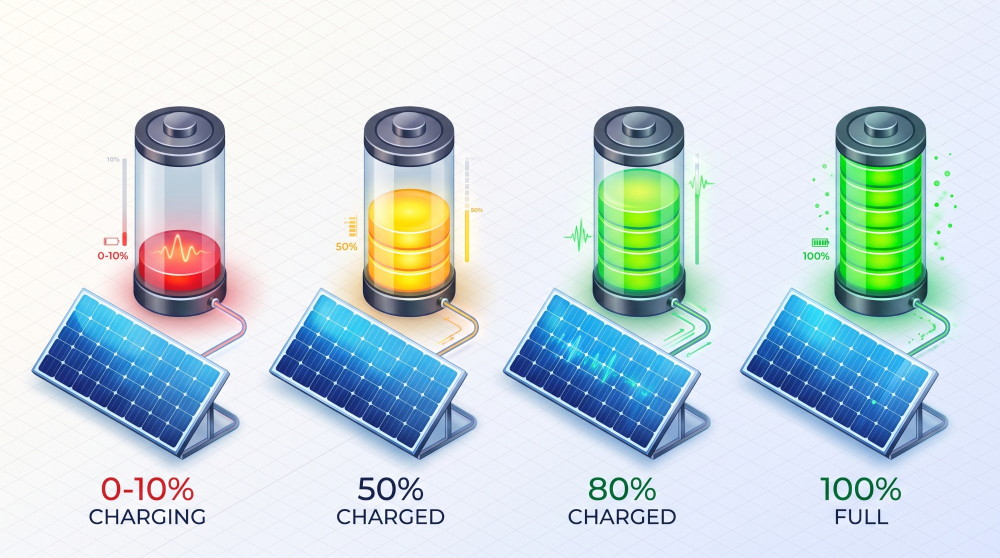
#> input picture design/assets/battery-states.jpg, 2000 x 1116 px, found by its file name (shown at 1/2 size)
$ python slice_battery.py design/assets/battery-states.jpg public/battery
#> lines starting #> are read from the running program, lines starting #| are printed output that depends on the picture; after the words box and inside, x2 and y2 are one past the last pixel; in counts of white or black regions, pixels touching at a corner belong together
# Slice design/assets/battery-states.jpg into four battery status images.
# Usage: .venv/bin/python tools/art/slice_battery.py design/assets/battery-states.jpg public/battery

import sys
from PIL import Image
import numpy as np
from scipy import ndimage
src, out = sys.argv[1], sys.argv[2]
im = Image.open(src).convert('RGB'); A = np.asarray(im).astype(float)
#> further down, im is the input picture: PIL image 2000x1116 RGB; mean R, G, B 200.2, 216, 221.4
cuts = [0, 515, 984, 1453, 1935]
names = ['battery-low', 'battery-50', 'battery-80', 'battery-full']
for k, name in enumerate(names):
    x0, x1 = cuts[k], cuts[k + 1]
    im.crop((x0, 200, x1, 1075)).save(f'{out}/{name}-tile.jpg', quality=92)
    a = A[200:950, x0:x1]
    mn = a.min(2); mx = a.max(2); sat = mx - mn
    light = mn > 150
    lab, n = ndimage.label(light)
    border = set(np.unique(np.concatenate([lab[0], lab[-1], lab[:, 0], lab[:, -1]]))) - {0}
    outer = np.isin(lab, list(border))
    # local background (gradient + vignette): blur of neutral outer pixels
    w = (outer & (sat < 20)).astype(float)
    num = ndimage.gaussian_filter(mn * w, 30); den = ndimage.gaussian_filter(w, 30)
    bg = np.where(den > 1e-3, num / np.maximum(den, 1e-3), 244)
    bg = np.maximum(bg, 200)
    al = np.clip((bg - mn) / (bg - 55), 0, 1)
    al = np.where(sat < 25, np.clip((al - 0.12) / 0.88, 0, 1), al)
    # glass interiors: large light regions not touching the border -> translucent, like the 50% one
    sizes = ndimage.sum(np.ones_like(mn), lab, index=np.arange(n + 1))
    interior = light & ~outer & (sizes[lab] > 2500) & (sat < 35)
    # glow just outside the object: saturated light pixels near the outer region
    near = ndimage.binary_dilation(outer, iterations=18)
    glow = near & (sat > 45) & (mx > 170) & ~outer
    unblend = outer | interior | glow
    # far from any object, neutral background is fully transparent
    obj = ~(outer & (sat < 25) & (al < 0.35))
    far = ndimage.distance_transform_edt(~obj) > 24
    al = np.where(far & (sat < 40), 0, al)
    alpha = np.where(unblend, al, 1.0)
    alpha = np.where(interior, np.maximum(alpha, 0.18), alpha)  # keep a hint of glass
    alpha = ndimage.gaussian_filter(alpha, 0.7)
    bgc = bg[..., None]
    col = (a - (1 - alpha[..., None]) * bgc) / np.maximum(alpha[..., None], 0.02)
    col = np.where(alpha[..., None] > 0.02, col, 0)
    rgba = np.dstack([np.clip(col, 0, 255), alpha * 255]).astype(np.uint8)
    img = Image.fromarray(rgba)
    bb = img.getchannel('A').point(lambda v: 255 if v > 20 else 0).getbbox()
    img = img.crop(bb); img.save(f'{out}/{name}.png', optimize=True)
    print(name, img.size)
#> this loop made 4 passes
#> (n, bb) on passes 1 to 4: (457, (62, 12, 506, 734)), (467, (22, 12, 451, 738)), (367, (18, 11, 469, 750)), (361, (0, 11, 482, 750))
#> pass 1, `mx = a.max(2)`:
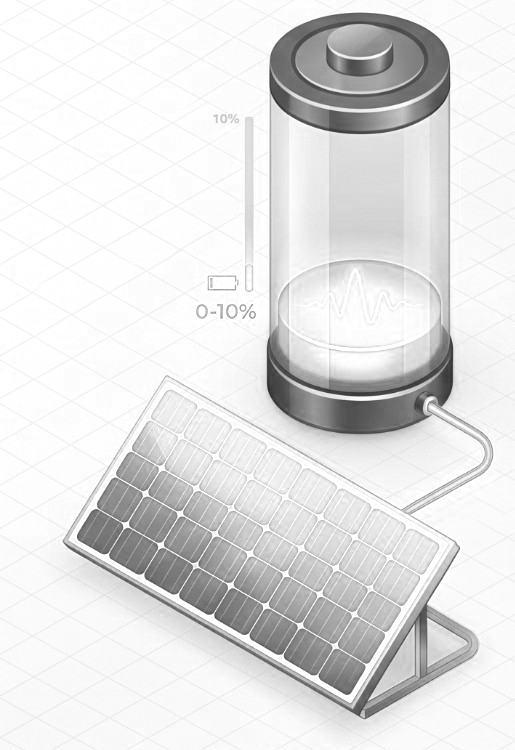
#> mx: shape (750, 515) float64; min 33, max 255, mean 226
#> after the loop:
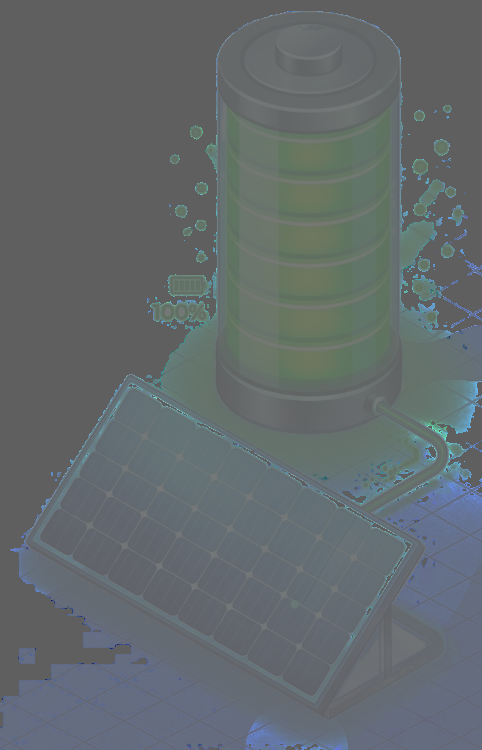
#> col: shape (750, 482, 3) float64; mean R, G, B 38.5, 114, 140.2; drawn with min black and max white
#> after the loop:
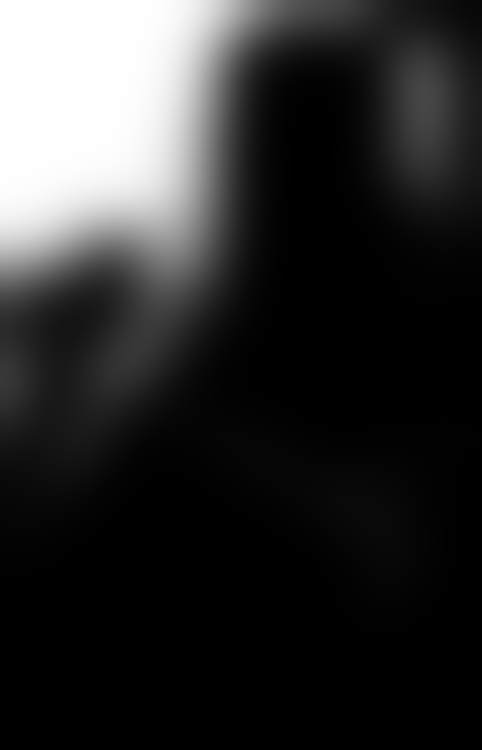
#> den: shape (750, 482) float64; min 0, max 1, mean 0.181
#> after the loop: interior: shape (750, 482) bool; every value is 0
#> after the loop:
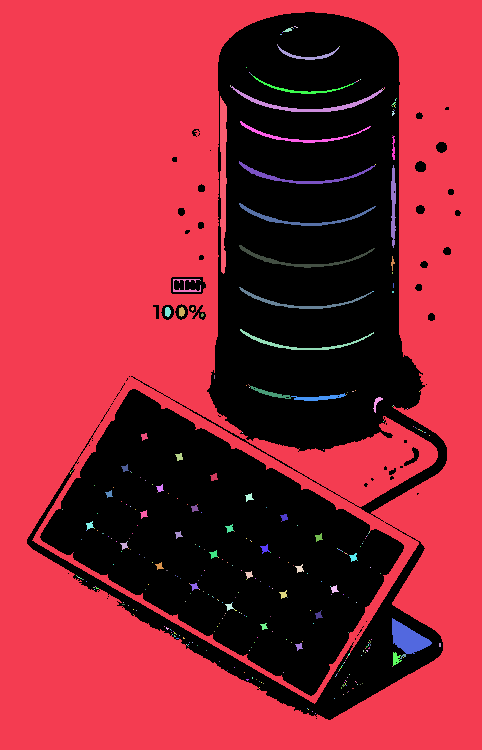
#> lab: shape (750, 482) int32; 362 distinct labels, from 0 to 361; one colour per label, 0 black
#> after the loop:
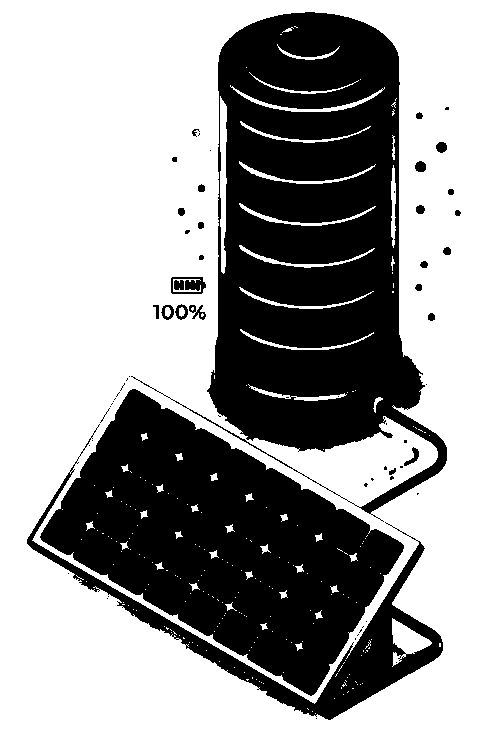
#> light: shape (750, 482) bool; 61% white; 66 black regions (39 under 20 px), largest, box (x1, y1, x2, y2) and area: (131, 12, 447, 522) 73265, (40, 389, 404, 696) 54801, (27, 424, 443, 720) 11089
#> after the loop: outer: shape (750, 482) bool; 58.9% white; 60 black regions (34 under 20 px), largest, box (x1, y1, x2, y2) and area: (131, 12, 447, 522) 78449, (40, 389, 404, 696) 56017, (27, 424, 443, 720) 12114
#> after the loop:
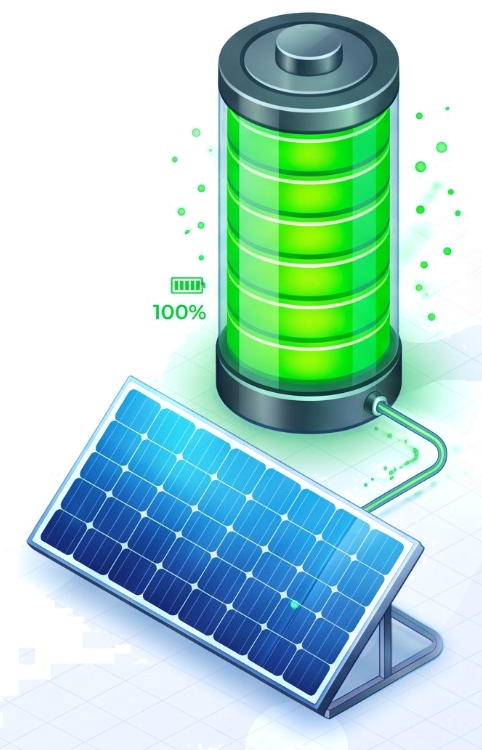
#> rgba: shape (750, 482, 4); mean R, G, B, A 39.2, 107.3, 114.3, 108.8; transparent parts drawn white
#> after the loop: unblend: shape (750, 482) bool; 67.1% white; 168 black regions (159 under 20 px), largest, box (x1, y1, x2, y2) and area: (215, 12, 447, 508) 65119, (41, 408, 385, 696) 47343, (27, 541, 440, 719) 5955
#> after the loop:
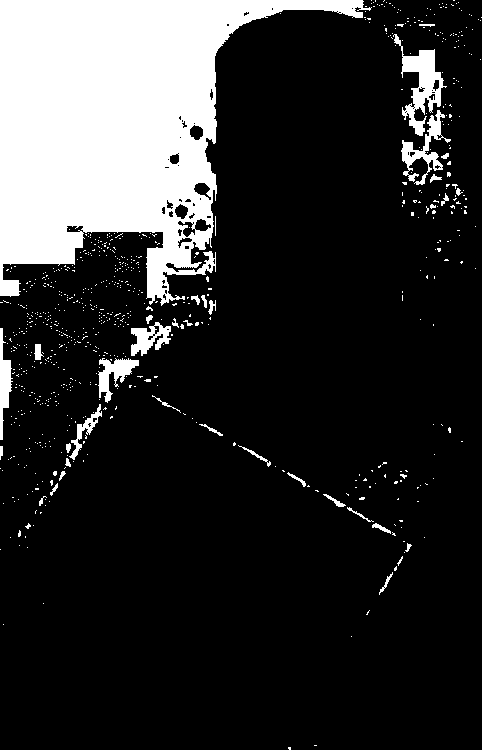
#> w: shape (750, 482) float64; values 0 (black) and 1 (white), 18.1% white; 768 white regions (731 under 20 px), largest, box (x1, y1, x2, y2) and area: (0, 0, 372, 306) 56877, (393, 34, 447, 136) 1837, (401, 110, 451, 185) 1058
